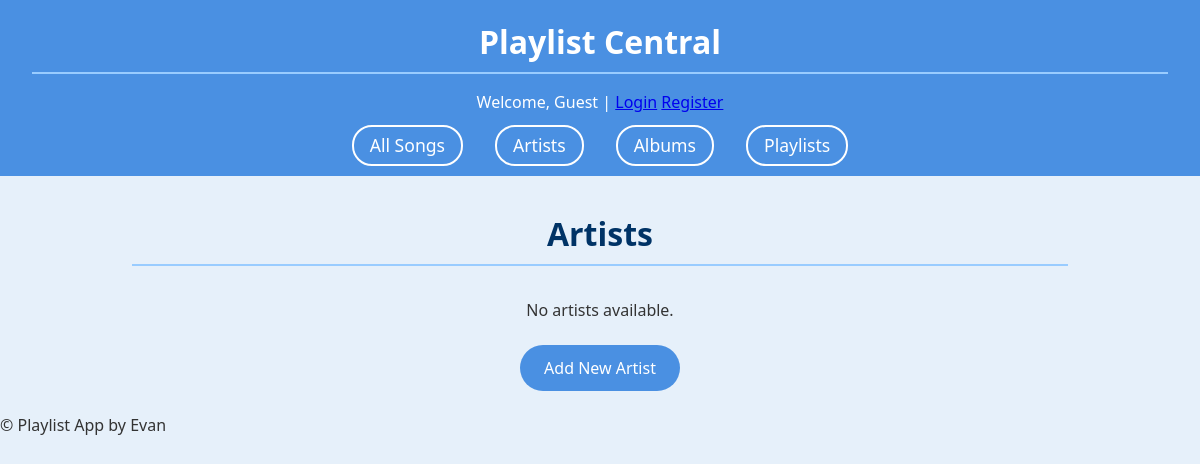
/playlist/artists/, run on an earlier commit of the app's database.
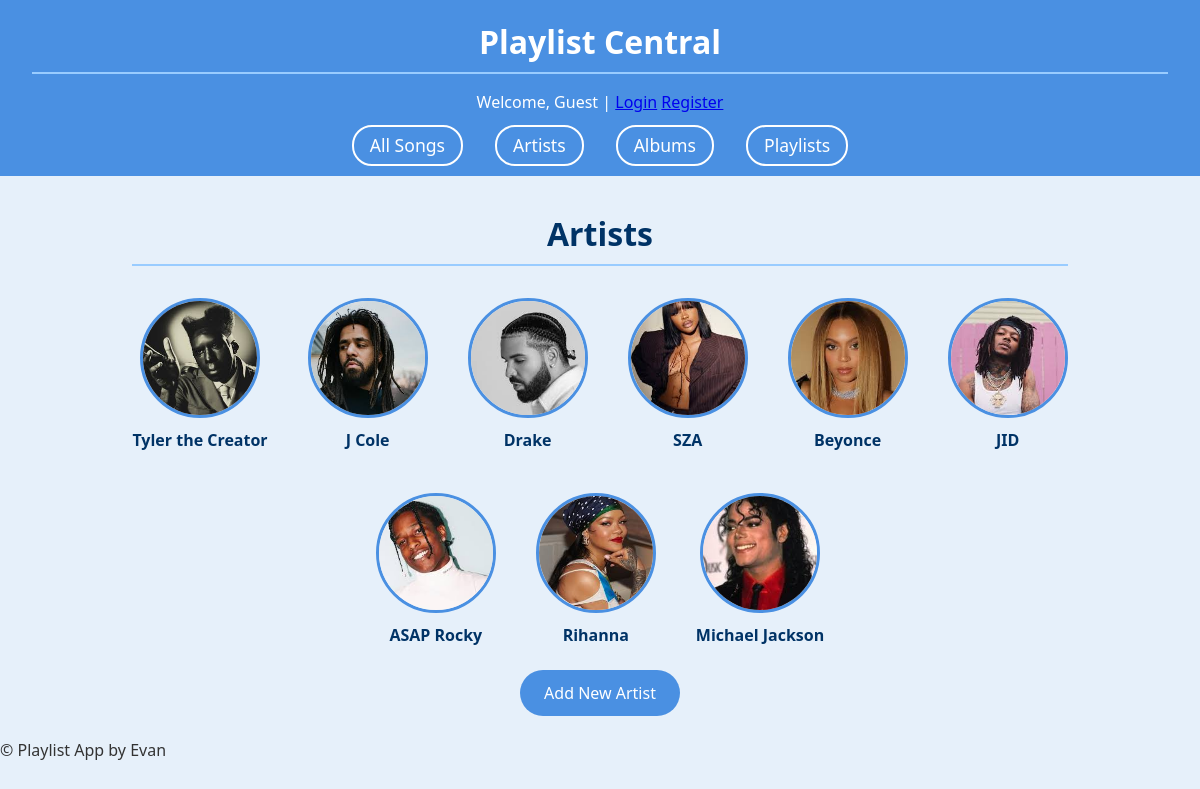
And on a later commit of the database.
### cs412/playlist/models.py (models this page shows, shortened)
class Artist(models.Model):
    name = models.CharField(max_length=100)
    hometown = models.CharField(max_length=100, blank=True, null=True)
    height = models.CharField(max_length=20, blank=True, null=True)
    debut_year = models.IntegerField(blank=True, null=True)
    profile_image = models.ImageField(upload_to='artist_profiles/', blank=True, null=True)

### cs412/playlist/views.py (the view)
# urls.py: path('artists/', views.ArtistListView.as_view(), name='artist_list'),
class ArtistListView(ListView):
    model = Artist
    template_name = 'playlist/artist_list.html'
    context_object_name = 'artists'

### cs412/playlist/templates/playlist/artist_list.html
{% extends 'playlist/base.html' %}
{% block content %}
<h1>Artists</h1>
<div class="artist-gallery">
    {% for artist in artists %}
        <a href="{% url 'playlist:artist_detail' artist.pk %}" class="artist-bubble">
            {% if artist.profile_image %}
                <img src="{{ artist.profile_image.url }}" alt="{{ artist.name }}">
            {% else %}
                <div class="no-artist-image">No Image</div>
            {% endif %}
            <p class="artist-name">{{ artist.name }}</p>
        </a>
    {% empty %}
        <p>No artists available.</p>
    {% endfor %}
</div>
<div class="create-button-wrapper">
    <a href="{% url 'playlist:add_artist' %}" class="button"> Add New Artist</a>
</div>
{% endblock %}

### cs412/playlist/templates/playlist/base.html (shortened to what this page needs)
{% load static %}
<!DOCTYPE html>
<html lang="en">
<head>
    <link rel="stylesheet" href="{% static 'CSS/playlist.css' %}">
</head>
<body>
    <header>
        <h1><a href="{% url 'playlist:music_home' %}"> Playlist Central</a></h1>
        {% if user.is_authenticated %}
            <p>Welcome, {{ user.username }} | <a href="{% url 'playlist:logout' %}">Logout</a></p>
        {% else %}
            <p>Welcome, Guest | <a href="{% url 'playlist:login' %}?next={% url 'playlist:music_home' %}">Login</a>
            <a href="{% url 'playlist:register' %}">Register</a>
        {% endif %}
        <nav>
            <ul>
                <li><a href="{% url 'playlist:songs' %}">All Songs</a></li>
                <li><a href="{% url 'playlist:artist_list' %}">Artists</a></li>
                <li><a href="{% url 'playlist:album_list' %}">Albums</a></li>
                <li><a href="{% url 'playlist:playlist_list' %}">Playlists</a></li>
            </ul>
        </nav>
    </header>
    <main>
        {% block content %}
        {% endblock %}
    </main>
    <footer>
        <p>&copy; {{ now|date:"Y" }} Playlist App by Evan</p>
    </footer>
</body>
</html>

### static/CSS/playlist.css (style rules this page uses)
* { margin: 0; padding: 0; box-sizing: border-box; }
body { font-family: 'Segoe UI', sans-serif; background-color: #e6f0fa; color: #333; line-height: 1.6; }
header { background-color: #4a90e2; color: white; padding: 1rem 2rem; text-align: center; }
header h1 a { color: white; text-decoration: none; font-size: 2rem; }
nav ul { list-style: none; display: flex; justify-content: center; gap: 2rem; margin-top: 1rem; }
nav ul li a { color: white; text-decoration: none; font-size: 1.1rem; padding: 0.4rem 1rem; border-radius: 20px; border: 2px solid white; transition: 0.3s ease; }
h1, h2, h3 { color: #003366; margin-bottom: 1rem; border-bottom: 2px solid #99ccff; padding-bottom: 0.3rem; text-align: center; }
main { padding: 2rem; max-width: 1000px; margin: auto; }
.artist-gallery { display: flex; flex-wrap: wrap; justify-content: center; gap: 2.5rem; margin-top: 2rem; }
.artist-bubble { text-align: center; text-decoration: none; color: inherit; display: flex; flex-direction: column; align-items: center; transition: transform 0.3s ease; }
.artist-bubble img { width: 120px; height: 120px; border-radius: 50%; object-fit: cover; border: 3px solid #4a90e2; transition: transform 0.3s ease; }
.artist-name { margin-top: 0.6rem; font-weight: bold; font-size: 1rem; color: #003366; }
.create-button-wrapper { text-align: center; margin-top: 2rem; }
.button { background-color: #4a90e2; color: white; padding: 0.75rem 1.5rem; font-size: 1rem; border-radius: 30px; text-decoration: none; transition: background-color 0.3s ease; }

What changed in the data, as far as the page shows it:
added Artist: profile_image (picture), name "Tyler the Creator"
added Artist: profile_image (picture), name "J Cole"
added Artist: profile_image (picture), name "Drake"
added Artist: profile_image (picture), name "SZA"
added Artist: profile_image (picture), name "Beyonce"
added Artist: profile_image (picture), name "JID"
added Artist: profile_image (picture), name "ASAP Rocky"
added Artist: profile_image (picture), name "Rihanna"
added Artist: profile_image (picture), name "Michael Jackson"
Also different on the page:
text no longer shown: "No artists available."
